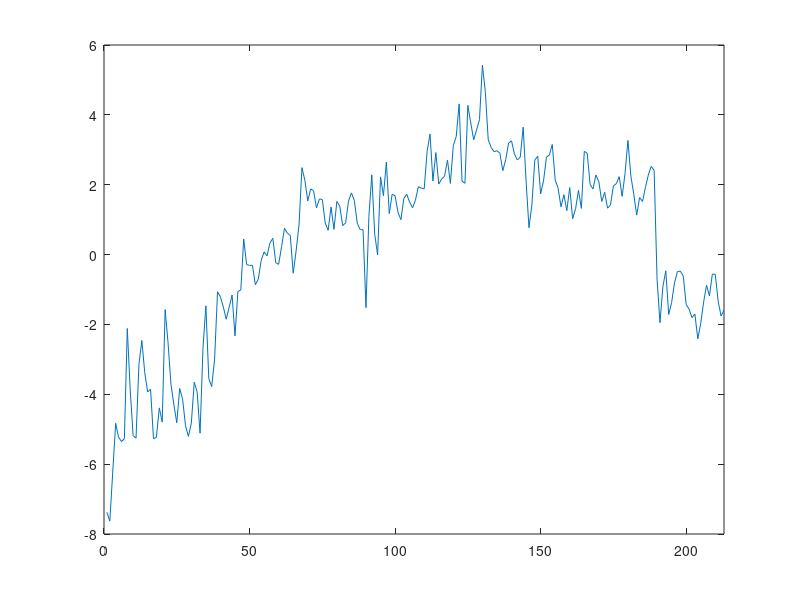
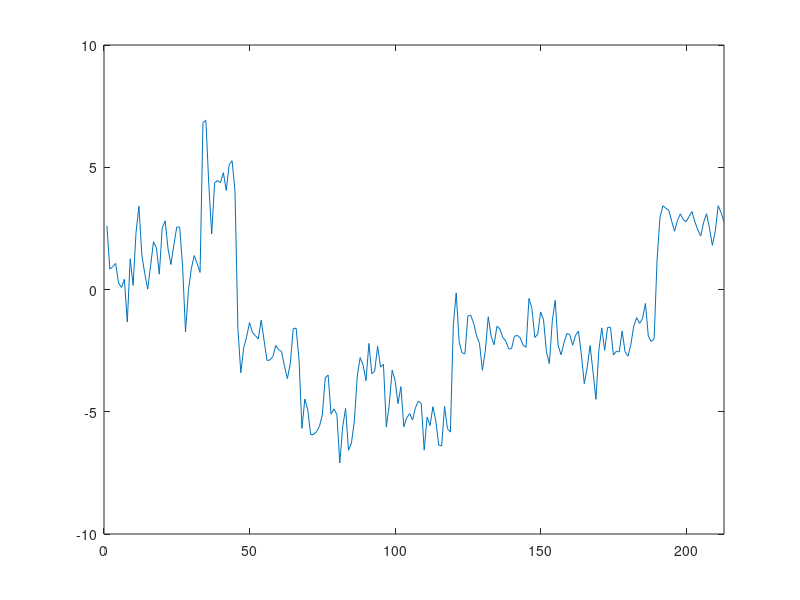
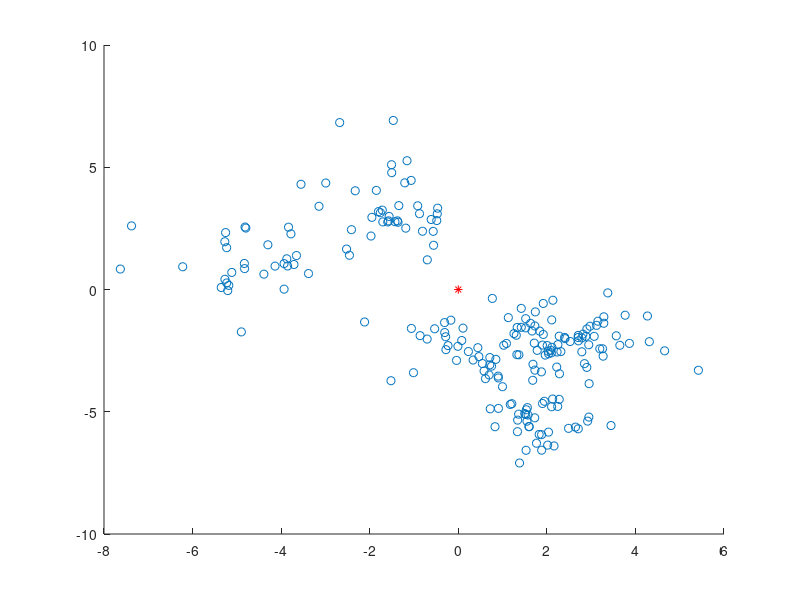

These charts were generated, in order, by the following MATLAB code: (Note: this script raises an error after producing the figures.)
coordinatesFile = fopen('Coordinates.txt','r');
coordinatesFileFormat = '%s %f %f';
coordinatesFileData = textscan(coordinatesFile,coordinatesFileFormat,'Delimiter',',');
fclose(coordinatesFile);

xCoord = 0;
yCoord = 0;

xTrueCoord = 7.4;
yTrueCoord = 4.4;

for i = 2:length(coordinatesFileData{1})
   xCoord = [xCoord coordinatesFileData{2}(i)]; 
   yCoord = [yCoord coordinatesFileData{3}(i)];
end

xCoord = xCoord(2:end);
yCoord = yCoord(2:end);

xCoordError = xCoord - xTrueCoord;
yCoordError = yCoord - yTrueCoord;

timeIndex = 1:length(xCoordError);

figure('Name','X Coordinate Error.');
plot(timeIndex,xCoordError);
xlim([0 length(xCoordError)]);

figure('Name','Y Coordinate Error.');
plot(timeIndex,yCoordError);
xlim([0 length(yCoordError)]);

figure('Name','Coordinate error');
scatter(xCoordError,yCoordError); hold on;
scatter(0,0,'r','*');

figure('Name','X Coordinate Error Histogram');
histogram(xCoordError,25);

figure('Name','Y Coordinate Error Histogram');
histogram(yCoordError,25);

figure('Name','X Coordinate Histogram');
histogram(xCoord,25);

figure('Name','Y Coordinate Histogram');
histogram(yCoord,25);

xCoordErrorSTD = std2(xCoordError)
xCoordErrorVAR = var(xCoordError)

yCoordErrorSTD = std2(yCoordError)
yCoordErrorVAR = var(yCoordError)